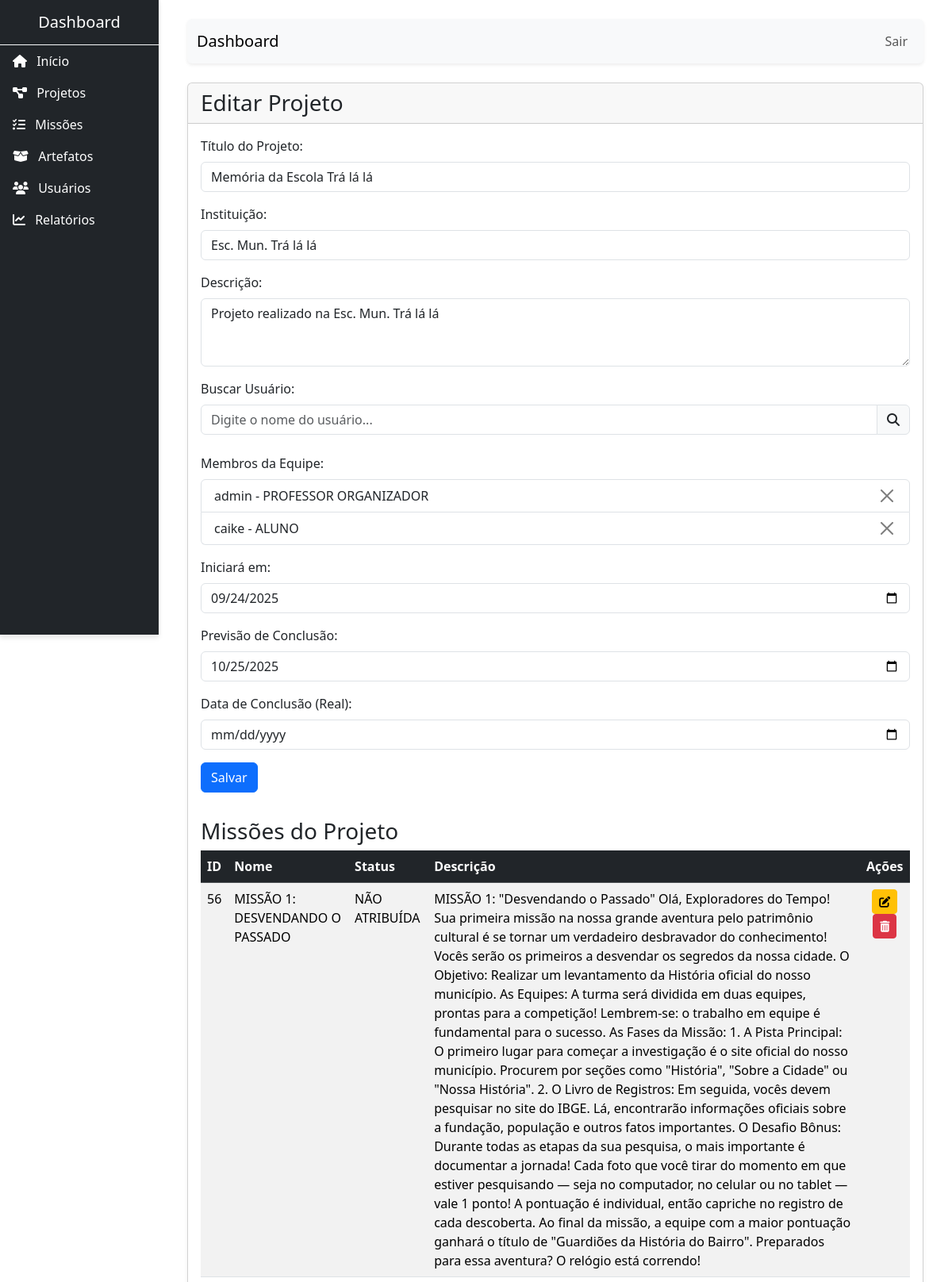
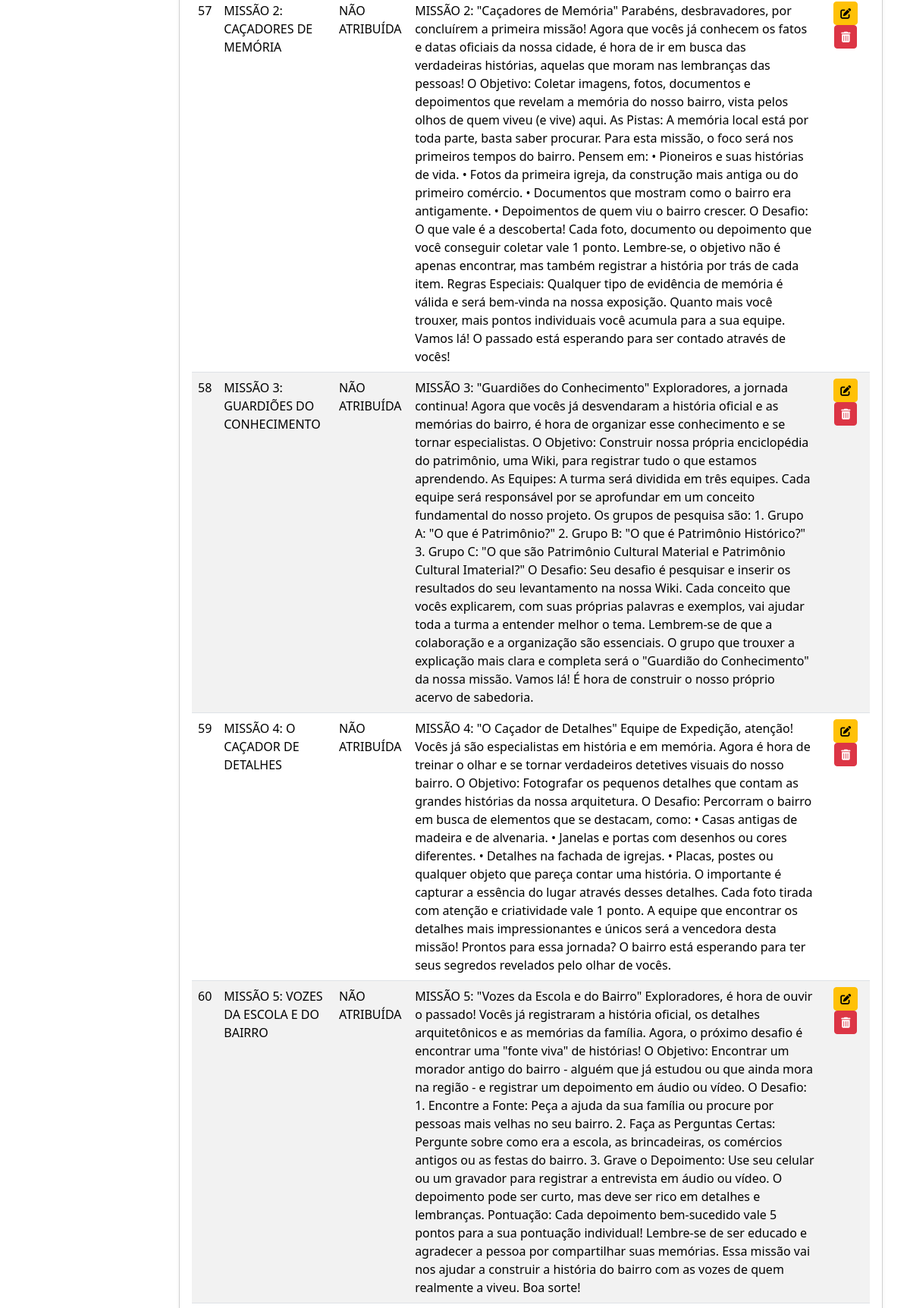
The app's page /project/edit/22 (upper part) with its own data (2 pictures, top to bottom).
### tables this page shows
CREATE TABLE IF NOT EXISTS `projects` (
  `id` int(10) unsigned NOT NULL AUTO_INCREMENT,
  `created_at` date DEFAULT NULL,
  `begin_at` date DEFAULT NULL,
  `final_preview` date DEFAULT NULL,
  `final_real` date DEFAULT NULL,
  `name` varchar(255) DEFAULT NULL,
  `desc` text DEFAULT NULL,
  `team` varchar(255) DEFAULT NULL,
  `institution` varchar(255) DEFAULT NULL,
  PRIMARY KEY (`id`)
);

CREATE TABLE IF NOT EXISTS `missions` (
  `id` int(10) NOT NULL AUTO_INCREMENT,
  `name` enum('MISSÃO 1: DESVENDANDO O PASSADO','MISSÃO 2: CAÇADORES DE MEMÓRIA','MISSÃO 3: GUARDIÕES DO CONHECIMENTO','MISSÃO 4: O CAÇADOR DE DETALHES','MISSÃO 5: VOZES DA ESCOLA E DO BAIRRO','MISSÃO 6: A RECEITA DE FAMÍLIA') NOT NULL,
  `desc` longtext DEFAULT NULL,
  `created_at` timestamp NOT NULL DEFAULT current_timestamp(),
  `begin_at` date DEFAULT NULL,
  `final_preview` date DEFAULT NULL,
  `final_real` timestamp NULL DEFAULT NULL,
  `status` enum('NÃO ATRIBUÍDA','ATRIBUÍDA','INICIADA','FINALIZADA','PAUSADA') DEFAULT 'NÃO ATRIBUÍDA',
  `project_id` int(10) DEFAULT NULL,
  PRIMARY KEY (`id`)
);

### application/controllers/Project.php (called while the page is built, shortened)
<?php
class Project extends CI_Controller {
    public function __construct() {
        $this->load->model('Artifact_model');
        $this->load->model('User_model');
        $this->load->model('Mission_model');
        $this->load->model('Project_model');
        $this->load->helper('url');
        $this->load->library('upload');
    }
    public function edit($id) {
        $data['title'] = 'Editar Projeto';
        $main_content = 'projects/edit';
        $data['project'] = $this->Project_model->get_project($id);
        $data['team_ids'] = explode(',', $data['project']->team);
        $data['team_ids'] = array_map('intval', $data['team_ids']);
        if(!empty($data['team_ids'])){
            $data['team_members'] = $this->User_model->get_users_by_ids($data['team_ids']);
        }
        $data['missions'] = $this->Mission_model->get_project_missions($id);
        $this->load->view('template_admin', [
            'data'          => $data,
            'main_content'  => $main_content,
        ]);
    }
}

### index.php (called while the page is built, shortened)
<?php
require_once BASEPATH.'core/CodeIgniter.php';

### application/models/Project_model.php (called while the page is built, shortened)
<?php
class Project_model extends CI_Model {
    public function get_project($id) {
        $query = $this->db->get_where('projects', array('id' => $id));
        return $query->row();
    }
}

### application/models/User_model.php (called while the page is built, shortened)
<?php
class User_model extends CI_Model {
    public function get_users_by_ids($ids){
        $this->db->select('id, name, type');
        $this->db->where_in('id', $ids);
        $query = $this->db->get('users');
        return $query->result();
    }
}

### application/models/Mission_model.php (called while the page is built, shortened)
<?php
class Mission_model extends CI_Model {
    public function get_project_missions($project_id){
        $query = $this->db->get_where('missions', ['project_id'=>$project_id]);
        return $query->result();
    }
}

### application/views/projects/edit.php (the view, shortened to what this page needs)
<div class="card shadow-sm mb-4">
    <div class="card-header">
        <h1 class="card-title h3 mb-0">Editar Projeto</h1>
    </div>
    <div class="card-body">
        <form action="<?php echo base_url('project/update'); ?>" method="post">
            <div class="mb-3">
                <label for="name" class="form-label">Título do Projeto:</label>
                <input type="text" class="form-control" name="name" value="<?= $data['project']->name?>" required>
            </div>
            <div class="mb-3">
                <label for="institution" class="form-label">Instituição:</label>
                <input type="text" class="form-control" name="institution" value="<?= $data['project']->institution?>" required>
            </div>
            <div class="mb-3">
                <label for="desc" class="form-label">Descrição:</label>
                <textarea class="form-control" name="desc" rows="3" required><?= $data['project']->desc?></textarea>
            </div>
            <div class="mb-3">
                <label for="search_user" class="form-label">Buscar Usuário:</label>
                <div class="input-group">
                    <input type="text" id="search_user" class="form-control" placeholder="Digite o nome do usuário...">
                    <span class="input-group-text"><i class="fas fa-search"></i></span>
                </div>
                <label class="form-label mt-3">Membros da Equipe:</label>
                <ul id="team_members" class="list-group"></ul>
            </div>
            <div class="mb-3">
                <label for="begin_at" class="form-label">Iniciará em:</label>
                <input type="date" class="form-control" name="begin_at" value="<?= $data['project']->begin_at?>" required>
            </div>
            <div class="mb-3">
                <label for="final_preview" class="form-label">Previsão de Conclusão:</label>
                <input type="date" class="form-control" name="final_preview" value="<?= $data['project']->final_preview?>" required>
            </div>
            <div class="mb-3">
                <label for="final_real" class="form-label">Data de Conclusão (Real):</label>
                <input type="date" class="form-control" name="final_real" value="<?= $data['project']->final_real?>">
            </div>
            <button type="submit" class="btn btn-primary">Salvar</button>
        </form>
    </div>
    <div class="card-body">
        <h3>Missões do Projeto</h3>
        <?php if (empty($missions)): ?>
            <div class="alert alert-info" role="alert">
                Nenhuma missão encontrada.
            </div>
        <?php else: ?>
            <div class="table-responsive">
                <table class="table table-striped table-hover">
                    <thead class="table-dark">
                        <tr>
                            <th>ID</th>
                            <th>Nome</th>
                            <th>Status</th>
                            <th>Descrição</th>
                            <th class="text-center">Ações</th>
                        </tr>
                    </thead>
                    <tbody>
                        <?php foreach($missions as $mission): ?>
                        <?php if($mission->status !== 'FINALIZADA'):?>
                        <tr>
                            <td><?php echo $mission->id; ?></td>
                            <td><?php echo $mission->name; ?></td>
                            <td><?php echo $mission->status; ?></td>
                            <td><?php echo $mission->desc; ?></td>
                            <td class="text-center">
                                <a href="<?php echo base_url('mission/edit/' . $mission->id); ?>" class="btn btn-sm btn-warning">
                                    <i class="fas fa-edit"></i>
                                </a>
                                <a href="<?php echo base_url('mission/delete/' . $mission->id); ?>" class="btn btn-sm btn-danger" onclick="return confirm('Tem certeza?');">
                                    <i class="fas fa-trash-alt"></i>
                                </a>
                            </td>
                        </tr>
                        <?php endif;?>
                        <?php endforeach; ?>
                    </tbody>
                </table>
            </div>
        <?php endif; ?>
    </div>
</div>

### records on screen
projects: name "Memória da Escola Trá lá lá", institution "Esc. Mun. Trá lá lá", desc "Projeto realizado na Esc. Mun. Trá lá lá", begin_at "09/24/2025", final_preview "10/25/2025"
missions: id "56", name "MISSÃO 1: DESVENDANDO O PASSADO", status "NÃO ATRIBUÍDA", desc "MISSÃO 1: \"Desvendando o Passado\" Olá, Exploradores do Tempo! Sua primeira missão na nossa grande aventura pelo patrimônio cultural é se tornar um verdadeiro desbravador do conhecimento! Vocês serão os primeiros a desvendar os segredos da nossa cidade. O Objetivo: Realizar um levantamento da História oficial do nosso município. As Equipes: A turma será dividida em duas equipes, prontas para a competição! Lembrem-se: o trabalho em equipe é fundamental para o sucesso. As Fases da Missão: 1. A Pista Principal: O primeiro lugar para começar a investigação é o site oficial do nosso município. Procurem por seções como \"História\", \"Sobre a Cidade\" ou \"Nossa História\". 2. O Livro de Registros: Em…"
missions: id "57", name "MISSÃO 2: CAÇADORES DE MEMÓRIA", status "NÃO ATRIBUÍDA", desc "MISSÃO 2: \"Caçadores de Memória\" Parabéns, desbravadores, por concluírem a primeira missão! Agora que vocês já conhecem os fatos e datas oficiais da nossa cidade, é hora de ir em busca das verdadeiras histórias, aquelas que moram nas lembranças das pessoas! O Objetivo: Coletar imagens, fotos, documentos e depoimentos que revelam a memória do nosso bairro, vista pelos olhos de quem viveu (e vive) aqui. As Pistas: A memória local está por toda parte, basta saber procurar. Para esta missão, o foco será nos primeiros tempos do bairro. Pensem em: • Pioneiros e suas histórias de vida. • Fotos da primeira igreja, da construção mais antiga ou do primeiro comércio. • Documentos que mostram como o…"
missions: id "58", name "MISSÃO 3: GUARDIÕES DO CONHECIMENTO", status "NÃO ATRIBUÍDA", desc "MISSÃO 3: \"Guardiões do Conhecimento\" Exploradores, a jornada continua! Agora que vocês já desvendaram a história oficial e as memórias do bairro, é hora de organizar esse conhecimento e se tornar especialistas. O Objetivo: Construir nossa própria enciclopédia do patrimônio, uma Wiki, para registrar tudo o que estamos aprendendo. As Equipes: A turma será dividida em três equipes. Cada equipe será responsável por se aprofundar em um conceito fundamental do nosso projeto. Os grupos de pesquisa são: 1. Grupo A: \"O que é Patrimônio?\" 2. Grupo B: \"O que é Patrimônio Histórico?\" 3. Grupo C: \"O que são Patrimônio Cultural Material e Patrimônio Cultural Imaterial?\" O Desafio: Seu desafio é…"
missions: id "59", name "MISSÃO 4: O CAÇADOR DE DETALHES", status "NÃO ATRIBUÍDA", desc "MISSÃO 4: \"O Caçador de Detalhes\" Equipe de Expedição, atenção! Vocês já são especialistas em história e em memória. Agora é hora de treinar o olhar e se tornar verdadeiros detetives visuais do nosso bairro. O Objetivo: Fotografar os pequenos detalhes que contam as grandes histórias da nossa arquitetura. O Desafio: Percorram o bairro em busca de elementos que se destacam, como: • Casas antigas de madeira e de alvenaria. • Janelas e portas com desenhos ou cores diferentes. • Detalhes na fachada de igrejas. • Placas, postes ou qualquer objeto que pareça contar uma história. O importante é capturar a essência do lugar através desses detalhes. Cada foto tirada com atenção e criatividade vale 1…"
missions: id "60", name "MISSÃO 5: VOZES DA ESCOLA E DO BAIRRO", status "NÃO ATRIBUÍDA", desc "MISSÃO 5: \"Vozes da Escola e do Bairro\" Exploradores, é hora de ouvir o passado! Vocês já registraram a história oficial, os detalhes arquitetônicos e as memórias da família. Agora, o próximo desafio é encontrar uma \"fonte viva\" de histórias! O Objetivo: Encontrar um morador antigo do bairro - alguém que já estudou ou que ainda mora na região - e registrar um depoimento em áudio ou vídeo. O Desafio: 1. Encontre a Fonte: Peça a ajuda da sua família ou procure por pessoas mais velhas no seu bairro. 2. Faça as Perguntas Certas: Pergunte sobre como era a escola, as brincadeiras, os comércios antigos ou as festas do bairro. 3. Grave o Depoimento: Use seu celular ou um gravador para registrar a…"
